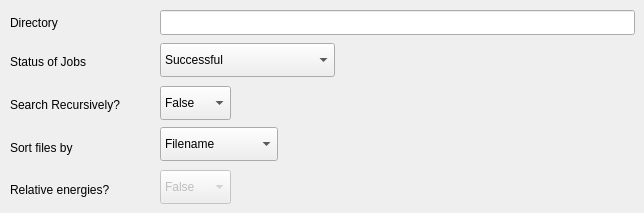
      <widget class="QWidget" name="t2t2">
       <attribute name="title">
        <string>Thermochemical Data</string>
       </attribute>
       <widget class="QLabel" name="t2t2l_1">
        <property name="geometry">
         <rect>
          <x>10</x>
          <y>10</y>
          <width>60</width>
          <height>25</height>
         </rect>
        </property>
        <property name="text">
         <string>Directory</string>
        </property>
       </widget>
       <widget class="QLineEdit" name="t2t2LE_1">
        <property name="geometry">
         <rect>
          <x>160</x>
          <y>10</y>
          <width>475</width>
          <height>25</height>
         </rect>
        </property>
       </widget>
       <widget class="QLabel" name="t2t2l_2">
        <property name="geometry">
         <rect>
          <x>10</x>
          <y>92</y>
          <width>131</width>
          <height>25</height>
         </rect>
        </property>
        <property name="text">
         <string>Search Recursively?</string>
        </property>
       </widget>
       <widget class="QComboBox" name="t2t2CB_2">
        <property name="geometry">
         <rect>
          <x>160</x>
          <y>86</y>
          <width>71</width>
          <height>34</height>
         </rect>
        </property>
        <item>
         <property name="text">
          <string>False</string>
         </property>
        </item>
        <item>
         <property name="text">
          <string>True</string>
         </property>
        </item>
       </widget>
       <widget class="QLabel" name="t2t2l_3">
        <property name="geometry">
         <rect>
          <x>10</x>
          <y>49</y>
          <width>91</width>
          <height>25</height>
         </rect>
        </property>
        <property name="text">
         <string>Status of Jobs</string>
        </property>
       </widget>
       <widget class="QComboBox" name="t2t2CB_1">
        <property name="geometry">
         <rect>
          <x>160</x>
          <y>43</y>
          <width>175</width>
          <height>34</height>
         </rect>
        </property>
        <item>
         <property name="text">
          <string>Successful</string>
         </property>
        </item>
        <item>
         <property name="text">
          <string>Sucessful and Failed</string>
         </property>
        </item>
       </widget>
       <widget class="QLabel" name="t2t2l_4">
        <property name="geometry">
         <rect>
          <x>10</x>
          <y>138</y>
          <width>91</width>
          <height>20</height>
         </rect>
        </property>
        <property name="text">
         <string>Sort files by</string>
        </property>
       </widget>
       <widget class="QComboBox" name="t2t2CB_3">
        <property name="geometry">
         <rect>
          <x>160</x>
          <y>127</y>
          <width>118</width>
          <height>34</height>
         </rect>
        </property>
        <item>
         <property name="text">
          <string>Filename</string>
         </property>
        </item>
        <item>
         <property name="text">
          <string>Electronic</string>
         </property>
        </item>
        <item>
         <property name="text">
          <string>Enthalpy</string>
         </property>
        </item>
        <item>
         <property name="text">
          <string>Free Energy</string>
         </property>
        </item>
       </widget>
       <widget class="QLabel" name="t2t2l_5">
        <property name="geometry">
         <rect>
          <x>10</x>
          <y>180</y>
          <width>131</width>
          <height>20</height>
         </rect>
        </property>
        <property name="text">
         <string>Relative energies?</string>
        </property>
       </widget>
       <widget class="QComboBox" name="t2t2CB_4">
        <property name="enabled">
         <bool>false</bool>
        </property>
        <property name="geometry">
         <rect>
          <x>160</x>
          <y>170</y>
          <width>71</width>
          <height>34</height>
         </rect>
        </property>
        <item>
         <property name="text">
          <string>False</string>
         </property>
        </item>
        <item>
         <property name="text">
          <string>True</string>
         </property>
        </item>
       </widget>
      </widget>
